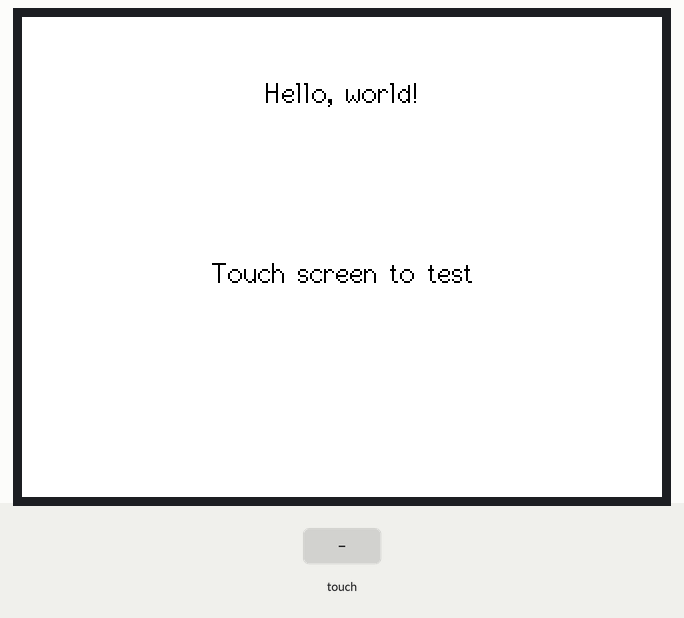
The program below on a simulated ESP32. On the bench: 320×240 colour display. The inputs (shaded band) are chosen by the test bench. What the program prints to the serial monitor is not drawn.

Above: at 1.4 s.
1.5 s: touch panel pressed at 13 % / 10 % of its raw x / y range
At 2.0 s:
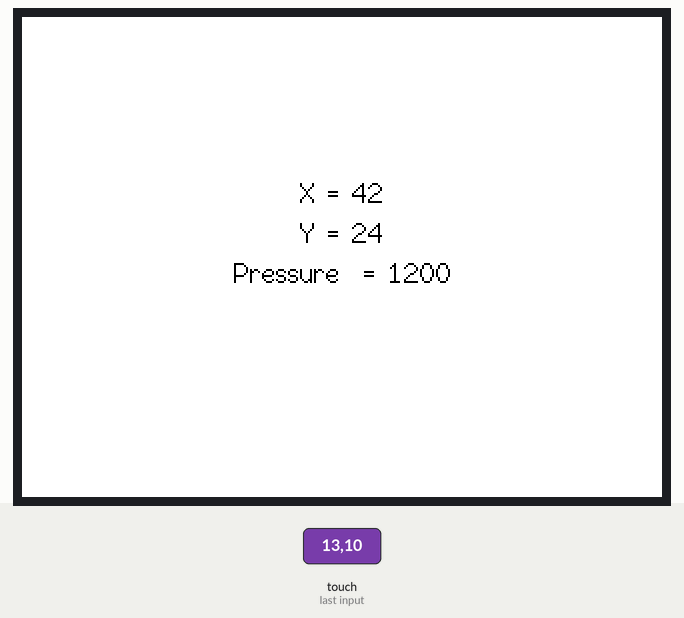
3.0 s: touch panel pressed at 38 % / 10 % of its raw x / y range
At 4.3 s:
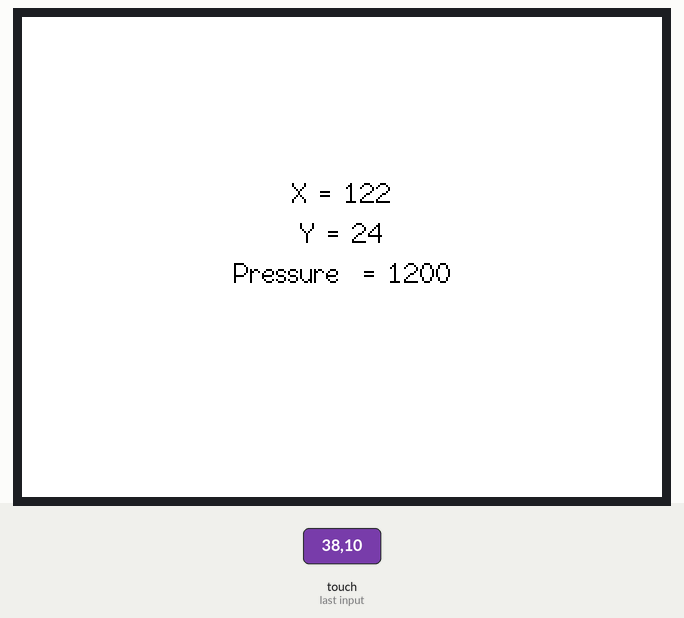
Timing chart, 0 to 6.0 s (numbered marks = the images above; inputs shaded):
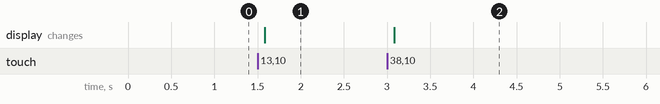

The program:

main.cpp
```cpp
#include <TFT_eSPI.h>
#include <XPT2046_Touchscreen.h>

TFT_eSPI tft = TFT_eSPI();

// Пины сенсорного экрана
#define XPT2046_IRQ 16   // T_IRQ
#define XPT2046_CS 21    // T_CS

XPT2046_Touchscreen touchscreen(XPT2046_CS, XPT2046_IRQ);

#define SCREEN_WIDTH 320
#define SCREEN_HEIGHT 240
#define FONT_SIZE 2

// Координаты сенсорного экрана: (x, y) и давление (z)
int x, y, z;

// Вывод информации о сенсорном экране о X, Y и давлении (Z) в мониторе последовательного порта
void printTouchToSerial(int touchX, int touchY, int touchZ) {
  Serial.print("X = ");
  Serial.print(touchX);
  Serial.print(" | Y = ");
  Serial.print(touchY);
  Serial.print(" | Pressure = ");
  Serial.print(touchZ);
  Serial.println();
}

// Вывод информации о сенсорном экране о X, Y и давлении (Z) на TFT дисплее
void printTouchToDisplay(int touchX, int touchY, int touchZ) {
  // Очистка экрана TFT
  tft.fillScreen(TFT_WHITE);
  tft.setTextColor(TFT_BLACK, TFT_WHITE);


  int centerX = SCREEN_WIDTH / 2;
  int textY = 80;

  String tempText = "X = " + String(touchX);
  tft.drawCentreString(tempText, centerX, textY, FONT_SIZE);

  textY += 20;
  tempText = "Y = " + String(touchY);
  tft.drawCentreString(tempText, centerX, textY, FONT_SIZE);

  textY += 20;
  tempText = "Pressure  = " + String(touchZ);
  tft.drawCentreString(tempText, centerX, textY, FONT_SIZE);
}

void setup() {
  Serial.begin(9600);

  // Начать использовать SPI для сенсорного экрана и инициализировать сенсорный экран
  touchscreen.begin();
  // Установить поворот сенсорного экрана в ландшафтный режим
  // Примечание: на некоторых дисплеях сенсорный экран может быть перевернут, поэтому может потребоваться установить поворот в 3: touchscreen.setRotation(3);
  touchscreen.setRotation(1);

  // Начать использовать TFT дисплей
  tft.init();
  // Установить поворот TFT дисплея в ландшафтный режим
  tft.setRotation(1);

  // Очистить экран перед записью на него
  tft.fillScreen(TFT_WHITE);
  tft.setTextColor(TFT_BLACK, TFT_WHITE);

  // Установить координаты X и Y для центра дисплея
  int centerX = SCREEN_WIDTH / 2;
  int centerY = SCREEN_HEIGHT / 2;

  tft.drawCentreString("Hello, world!", centerX, 30, FONT_SIZE);
  tft.drawCentreString("Touch screen to test", centerX, centerY, FONT_SIZE);
}

void loop() {
  // Проверка, коснулся ли кто-то сенсорного экрана, и вывод информации о X, Y и давлении (Z) на TFT дисплей и в монитор последовательного порта
  if (touchscreen.touched()) {
    // Получение координат сенсорного экрана
    TS_Point p = touchscreen.getPoint();
    // Калибровка координат сенсорного экрана с помощью функции map к правильной ширине и высоте
    x = map(p.x, 200, 3700, 1, SCREEN_WIDTH);
    y = map(p.y, 240, 3800, 1, SCREEN_HEIGHT);
    z = p.z;

    printTouchToSerial(x, y, z);
    printTouchToDisplay(x, y, z);

    delay(100);
  }
}
```

Measured:
- after the input at 1.5 s, the display: changes after 0.08 s (image 1)
- after the input at 3.0 s, the display: changes after 0.08 s (image 2)
